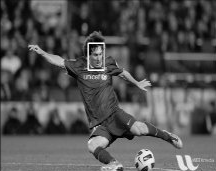
#> input picture messi5.jpg, 216 x 171 px
$ python template_matching.py
#> lines starting #> are read from the running program, lines starting #| are printed output that depends on the picture
__author__ = 'skoppuravuri'

import cv2
import numpy as np
from matplotlib import pyplot as plt

img = cv2.imread('messi5.jpg',0)
#> img is the input picture: shape (171, 216); min 0, max 255, mean 82.3
img2 = img.copy()
template = cv2.imread('messi_face.jpg',0)
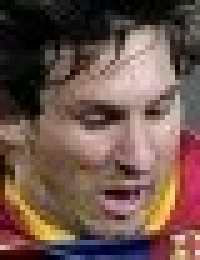
#> input picture messi_face.jpg, 40 x 52 px (shown 5 times larger)
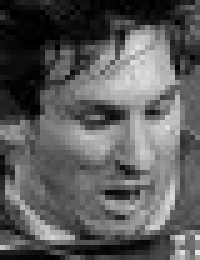
#> template: shape (52, 40) (shown 5 times larger); min 0, max 229, mean 91
#np.array([[2, 4, 6], [6, 8, 10]], np.int32)
#template = np.array([[255]*45]*45, np.uint8)
w, h = template.shape[::-1]
#> w = 40; h = 52

# All the 6 methods for comparison in a list
methods = ['cv2.TM_CCOEFF', 'cv2.TM_CCOEFF_NORMED', 'cv2.TM_CCORR', 'cv2.TM_CCORR_NORMED', 'cv2.TM_SQDIFF', 'cv2.TM_SQDIFF_NORMED']

#methods = ['cv2.TM_CCORR_NORMED']

for meth in methods:
    img = img2.copy()
    method = eval(meth)

    # Apply template Matching
    res = cv2.matchTemplate(img,template,method)
    min_val, max_val, min_loc, max_loc = cv2.minMaxLoc(res)

    # If the method is TM_SQDIFF or TM_SQDIFF_NORMED, take minimum
    if method in [cv2.TM_SQDIFF, cv2.TM_SQDIFF_NORMED]:
        top_left = min_loc
    else:
        top_left = max_loc
    bottom_right = (top_left[0] + w, top_left[1] + h)

    cv2.rectangle(img,top_left, bottom_right, 255, 2)

    plt.subplot(121),plt.imshow(res,cmap = 'gray')
    plt.title('Matching Result'), plt.xticks([]), plt.yticks([])
    plt.subplot(122),plt.imshow(img,cmap = 'gray')
    plt.title('Detected Point'), plt.xticks([]), plt.yticks([])
    plt.suptitle(meth)

    plt.show()
#> this loop made 6 passes
#> (min_val, max_val, min_loc, top_left, bottom_right) on passes 1 to 4: (-2568151.5, 2743816.5, (176, 96), (128, 84), (168, 136)), (-0.513, 0.508, (176, 97), (130, 84), (170, 136)), (8657573, 25818116, (126, 19), (131, 82), (171, 134)), (0.588, 0.885, (9, 49), (130, 84), (170, 136))
#> (min_val, max_val, max_loc, top_left, bottom_right) on passes 5 to 6: (7411984, 16292226, (136, 110), (10, 119), (50, 171)), (0.259, 1, (72, 0), (129, 84), (169, 136))
#> pass 1, `res = cv2.matchTemplate(img,template,method)`:
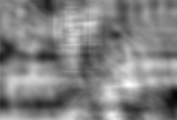
#> res: shape (120, 177) float32; min -2568151.5, max 2743816.5, mean 141727.5; drawn with min black and max white
#> pass 1, `plt.show()`:
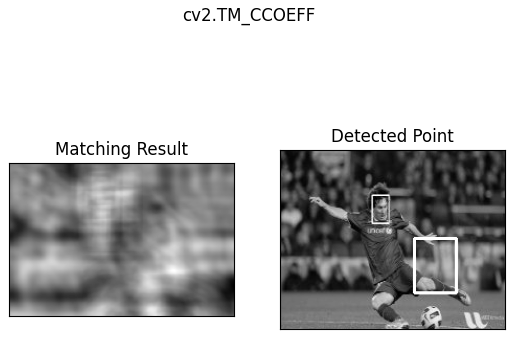
#> figure drawn by matplotlib, 2 panels
#> pass 3, `res = cv2.matchTemplate(img,template,method)`:
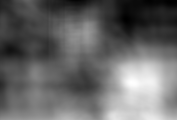
#> res: shape (120, 177) float32; min 8657573, max 25818116, mean 15622766; drawn with min black and max white
#> after the loop:
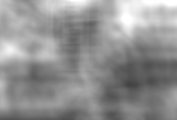
#> res: shape (120, 177) float32; min 0.259, max 1, mean 0.574
